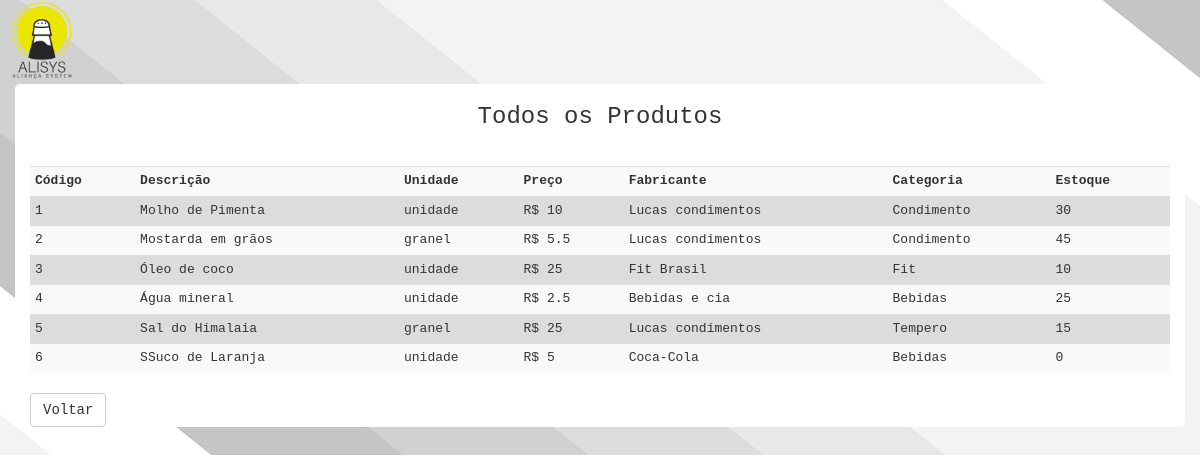
Page /AliSys_interface/ManterProduto/Pesquisa/RelatorioProduto.php on the committed database.
### tables this page shows
create table produto(
	codigo          int not null,
    descricao       varchar(50) not null,
    precovenda      double not null,
    cod_unidade     int,
    fabricante      varchar(20),
    quantidade      int DEFAULT NULL,
    categoria_codigo int,
    primary key (codigo),
    foreign key (categoria_codigo) references categoria(codigo),
    foreign key (cod_unidade) references unidade(codigo)
);

create table unidade(
	codigo    int auto_increment primary key,
    descricao varchar(50) not null
);

create table categoria(
	codigo    int auto_increment primary key,
    descricao varchar(50) not null
);

### AliSys_interface/ManterProduto/Pesquisa/RelatorioProduto.php (the view, shortened to what this page needs)
<html>
    <head>
        <link rel="stylesheet" href="../../bootstrap-3.3.6-dist/css/bootstrap.min.css">
    </head>
    <body style='background-attachment:fixed;' background="../../imagens/madeira.jpg" bgproperties="fixed">
        <?php
        include '../../logo.php';
        echo'<div class="container">';
        echo '<center><h3>Todos os Produtos </h3> </center><br>';
        include '../../ConectaBanco.php';
        $busca = "select produto.*, categoria.descricao as catdesc, unidade.descricao as unidesc from produto "
                . "left join categoria on produto.categoria_codigo=categoria.codigo "
                . "left join unidade on unidade.codigo=produto.cod_unidade;";
        $resultado = mysqli_query($conexao, $busca);
        $produto = mysqli_fetch_assoc($resultado);
        echo "<center><table class='table table-condensed table-striped' style='background-color:#DCDCDC'>"
        . "<tr style='font-weight:bolder' ><td>Código</td ><td > Descrição</td><td > Unidade </td><td >  Preço </td><td>Fabricante</td >"
        . "<td>Categoria </td> <td>Estoque</td > </tr>";
        while ($produto) {
            if (isset($produto['cod_unidade'])) {
                $uni = $produto['unidesc'];
            } else {
                $uni = "<div style='font-weight: bold;'>Não associado</div>";
            }
            if (isset($produto['categoria_codigo'])) {
                $cat = $produto['catdesc'];
            } else {
                $cat = "<div style='font-weight: bold;'>Não associado</div>";
            }
            echo "<tr><td>" . $produto['codigo'] . "</td><td>" . $produto['descricao'] . "</td>"
            . "<td>" . $uni . "</td><td>R$ " . $produto['precovenda'] . "</td>"
            . "<td>" . $produto['fabricante'] . "</td><td>" .
            $cat . " </td><td>" . $produto['quantidade'] . "</td></tr>";
            $produto = mysqli_fetch_assoc($resultado);
        }
        echo "</table></center>";
        echo'<a class="btn btn-default" href="ManterProduto.php">Voltar</a> </div> ';
        ?>
    </body>
</html>

### AliSys_interface/logo.php
<?php
 echo"<img style='width:7%' src='/AliSys_interface/imagens/logo1.png' />";
?>

### rows in the picture
produto: codigo "1", descricao "Molho de Pimenta", cod_unidade.descricao "unidade", precovenda "10", fabricante "Lucas condimentos", categoria_codigo.descricao "Condimento", quantidade "30"
produto: codigo "2", descricao "Mostarda em grãos", cod_unidade.descricao "granel", precovenda "5.5", fabricante "Lucas condimentos", categoria_codigo.descricao "Condimento", quantidade "45"
produto: codigo "3", descricao "Óleo de coco", cod_unidade.descricao "unidade", precovenda "25", fabricante "Fit Brasil", categoria_codigo.descricao "Fit", quantidade "10"
produto: codigo "4", descricao "Água mineral", cod_unidade.descricao "unidade", precovenda "2.5", fabricante "Bebidas e cia", categoria_codigo.descricao "Bebidas", quantidade "25"
produto: codigo "5", descricao "Sal do Himalaia", cod_unidade.descricao "granel", precovenda "25", fabricante "Lucas condimentos", categoria_codigo.descricao "Tempero", quantidade "15"
produto: codigo "6", descricao "SSuco de Laranja", cod_unidade.descricao "unidade", precovenda "5", fabricante "Coca-Cola", categoria_codigo.descricao "Bebidas", quantidade "0"
